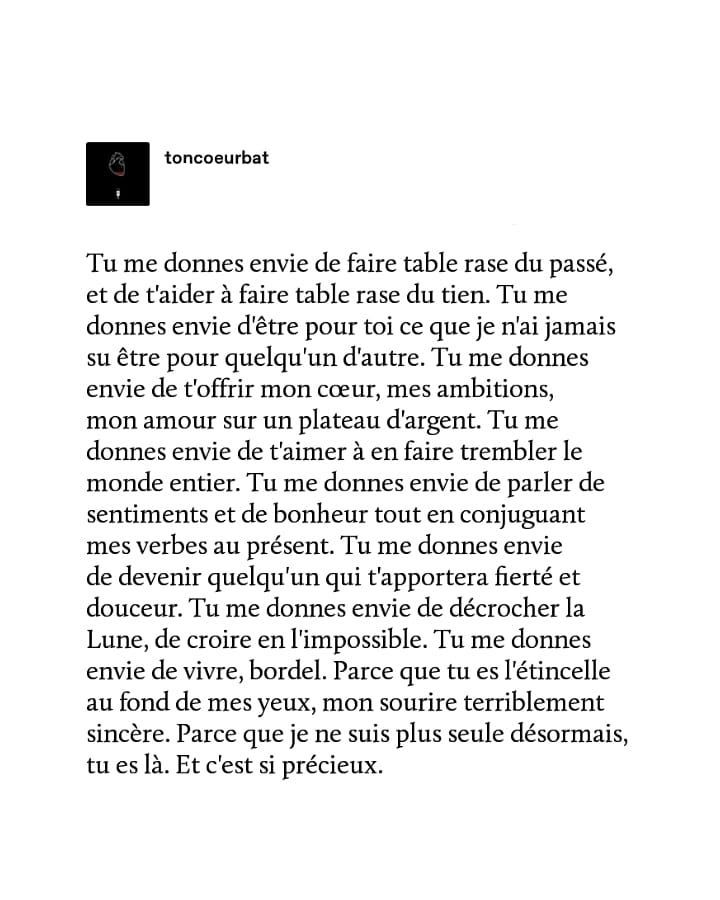
#> input picture image/image1.jpg, 720 x 900 px; its folder holds only this picture in this run
$ python main.py
#> lines starting #> are read from the running program, lines starting #| are printed output that depends on the picture; after the words box and inside, x2 and y2 are one past the last pixel; in counts of white or black regions, pixels touching at a corner belong together
import os
import csv
from PIL import Image, ImageEnhance, ImageFilter
import pytesseract
import matplotlib.pyplot as plt
import re

# --- Config Tesseract ---
pytesseract.pytesseract.tesseract_cmd = "C:\\Program Files\\Tesseract-OCR\\tesseract.exe"
os.environ['TESSDATA_PREFIX'] = "C:\\Program Files\\Tesseract-OCR\\tessdata"

# --- Fonction pour afficher une image ---
def show_image(img, title="Image"):
    plt.figure(figsize=(8,6))
    plt.imshow(img, cmap='gray')
    plt.title(title)
    plt.axis('off')
    plt.show()

# --- Fonction de correction simple du texte OCR ---
def correction_texte(texte):
    # Remplacements fréquents
    corrections = {
        '0': 'O',
        '1': 'l',
        '5': 'S',
        '6': 'G',
        '8': 'B',
        '+': 't',
        '@': 'a',
    }
    for k, v in corrections.items():
        texte = texte.replace(k, v)
    # Nettoyage général
    texte = re.sub(r'[^\x00-\x7F\u00C0-\u017F\s\.,;:!?-]', '', texte)
    texte = re.sub(r'\s+', ' ', texte).strip()
    return texte

# --- Fonction OCR adaptative améliorée ---
def ocr_adaptatif(image_path, lang='fra+eng', afficher=False):
#> called with image_path = 'image/image1.jpg', lang = 'fra+eng', afficher = False
    original = Image.open(image_path)
#> original is the input picture: PIL image 720x900 RGB; mean R, G, B 237.5, 237.5, 237.5
    images_a_tester = [original]

    # Gris
    gray = original.convert('L')
    images_a_tester.append(gray)

    # Contraste
    enhancer = ImageEnhance.Contrast(gray)
    contrast = enhancer.enhance(2.0)
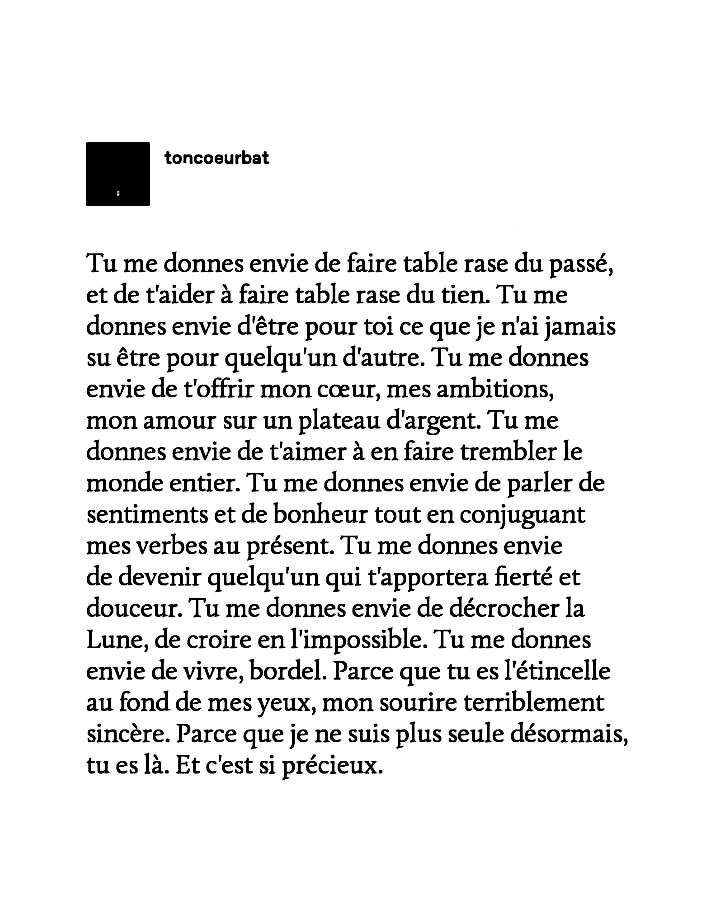
#> contrast: PIL image 720x900 L; min 0, max 255, mean 233.2
    images_a_tester.append(contrast)

    # Binarisation avec plusieurs seuils
    for seuil in [120, 140, 160]:
        binarized = contrast.point(lambda x: 0 if x < seuil else 255)
        images_a_tester.append(binarized)
#> this loop made 3 passes
#> pass 3, in ocr_adaptatif, `binarized = contrast.point(lambda x: 0 if x < seuil else 255)`:
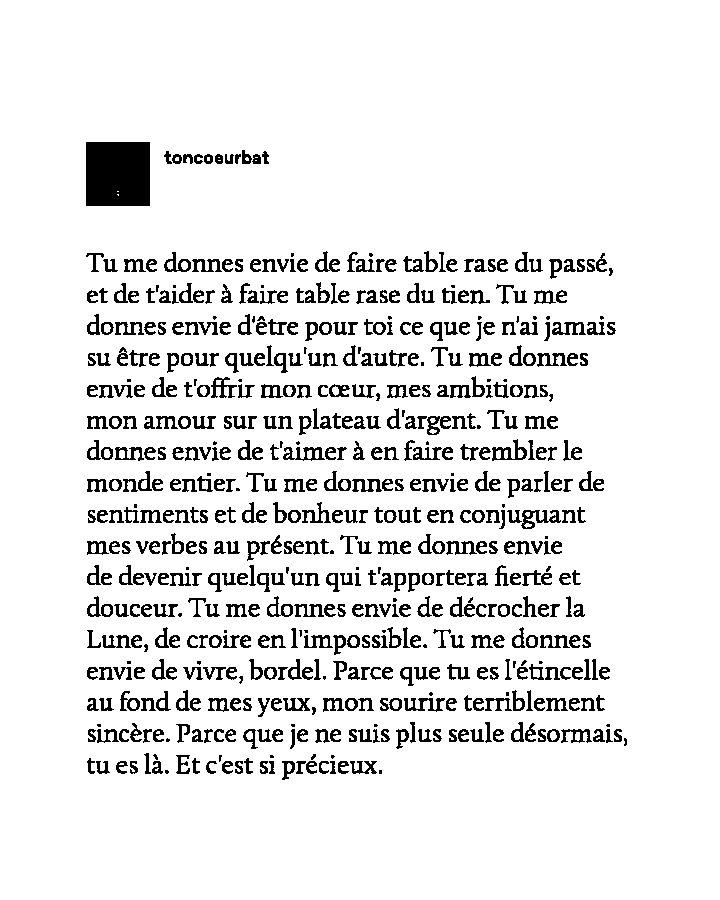
#> binarized: PIL image 720x900 L; 91.1% white; 626 black regions (69 under 20 px), largest, box (x1, y1, x2, y2) and area: (86, 142, 150, 206) 4091, (521, 510, 561, 529) 330, (492, 439, 527, 461) 289
#> after the loop, images_a_tester = 6 items

    # Redimensionner si trop petite
    for i in range(len(images_a_tester)):
        w, h = images_a_tester[i].size
        if w < 800:
            images_a_tester[i] = images_a_tester[i].resize((w*2, h*2))
#> this loop made 6 passes

    # Filtrage optionnel pour réduire le bruit
    for i in range(len(images_a_tester)):
        img = images_a_tester[i]
        if img.mode != 'L':
            img = img.convert('L')
        images_a_tester[i] = img.filter(ImageFilter.MedianFilter(3))

    # Tester et choisir le meilleur texte
    meilleur_texte = ""
    image_finale = original
    for img in images_a_tester:
        try:
            texte = pytesseract.image_to_string(img, lang=lang, config='--oem 3 --psm 6').strip()
            texte = correction_texte(texte)
            if texte and len(texte) > len(meilleur_texte):
                meilleur_texte = texte
                image_finale = img
        except:
            continue
#> this loop made 1 pass
#> after the loop, meilleur_texte = ''

    if afficher:
        show_image(image_finale, f"OCR: {os.path.basename(image_path)}")

    return meilleur_texte, image_finale

# --- Parcourir dossier d’images ---
dossier_images = 'image/'  # ton dossier
fichiers = [f for f in os.listdir(dossier_images) if f.lower().endswith(('.png', '.jpg', '.jpeg'))]

# --- CSV pour stocker résultats ---
csv_file = 'ocr_results_ameliore1.csv'
with open(csv_file, 'w', newline='', encoding='utf-8') as f:
    writer = csv.writer(f)
    writer.writerow(['Image', 'Texte_extrait'])

    for fichier in fichiers:
        chemin = os.path.join(dossier_images, fichier)
#> (the run stopped early here; a loop or call above may not have finished)

$ run again, on image/image5.png
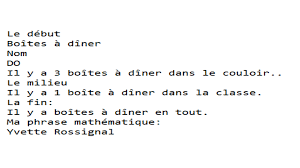
#> input picture image/image5.png, 300 x 168 px
#> in ocr_adaptatif, original is the input picture: PIL image 300x168 P; mean R, G, B 246.5, 246.5, 246.5
#> the loop in ocr_adaptatif, `for seuil in [120, 140, 160]:` made 3 passes
#> pass 1, in ocr_adaptatif, `binarized = contrast.point(lambda x: 0 if x < seuil else 255)`:
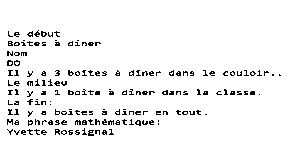
#> binarized: PIL image 300x168 L; 95.2% white; black in thin lines or dots, all inside (x1, y1, x2, y2) = (7, 30, 281, 136)
#> after the loop in ocr_adaptatif, `for seuil in [120, 140, 160]:`: images_a_tester = 6 items
#> the loop in ocr_adaptatif, `for i in range(len(images_a_tester)):` made 6 passes
#> after the loop in ocr_adaptatif, `for i in range(len(images_a_tester)):`:
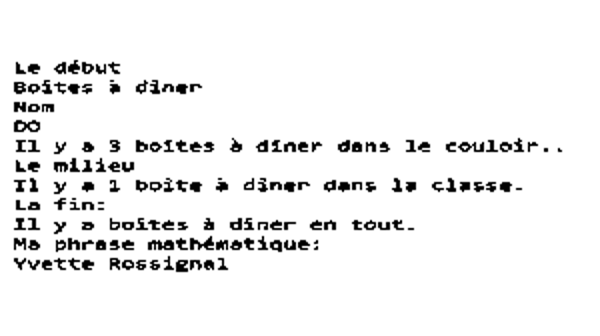
#> img: PIL image 600x336 L; min 0, max 255, mean 240.2
#> the loop in ocr_adaptatif, `for img in images_a_tester:` made 1 pass
#> after the loop in ocr_adaptatif, `for img in images_a_tester:`: meilleur_texte = ''

$ run again, on image/image2.png
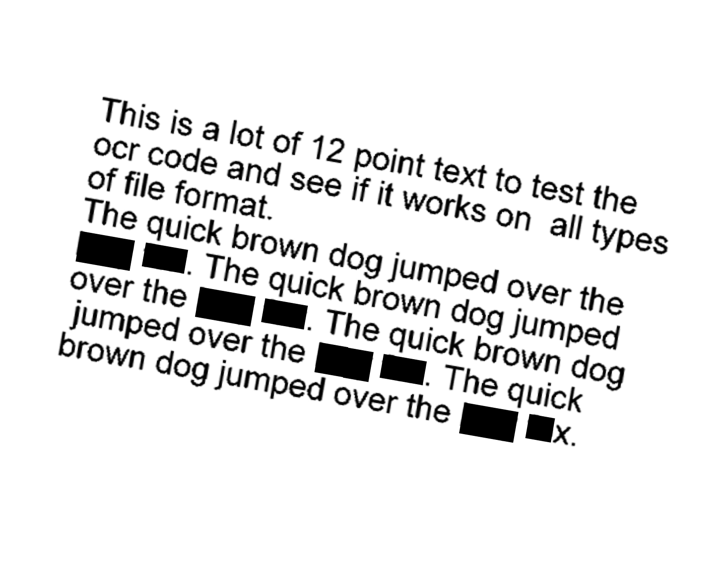
#> input picture image/image2.png, 714 x 584 px
#> in ocr_adaptatif, original is the input picture: PIL image 714x584 RGB; min 0, max 255, mean 232.7
#> the loop in ocr_adaptatif, `for seuil in [120, 140, 160]:` made 3 passes
#> pass 1, in ocr_adaptatif, `binarized = contrast.point(lambda x: 0 if x < seuil else 255)`:
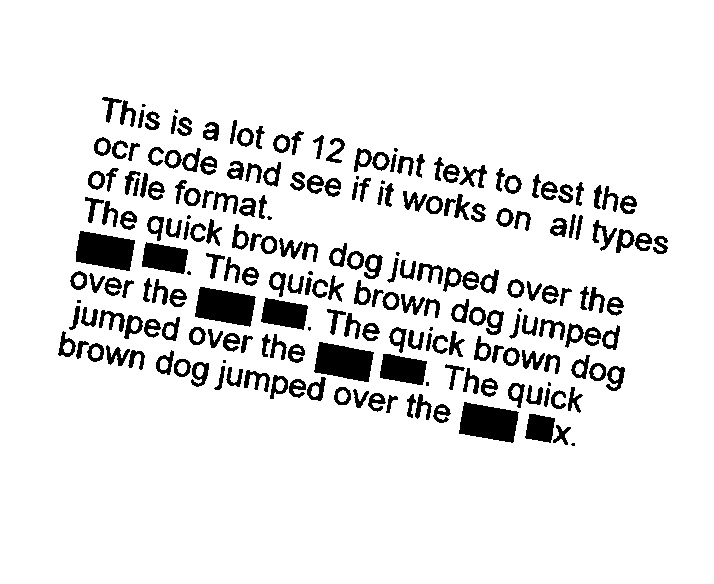
#> binarized: PIL image 714x584 L; 90% white; 217 black regions (18 under 20 px), largest, box (x1, y1, x2, y2) and area: (459, 402, 519, 443) 1760, (195, 287, 256, 327) 1743, (76, 231, 135, 271) 1738
#> pass 3, in ocr_adaptatif, `binarized = contrast.point(lambda x: 0 if x < seuil else 255)`:
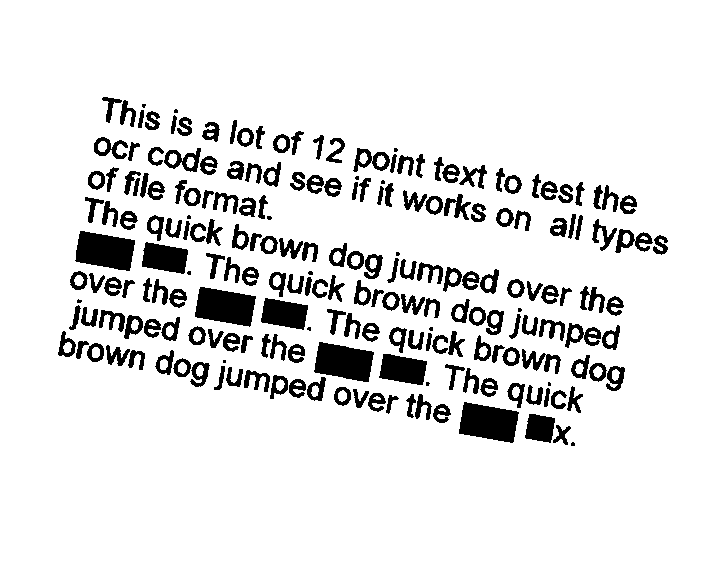
#> binarized: PIL image 714x584 L; 89.4% white; 208 black regions (18 under 20 px), largest, box (x1, y1, x2, y2) and area: (459, 402, 519, 443) 1775, (195, 287, 256, 327) 1759, (75, 231, 135, 271) 1758
#> after the loop in ocr_adaptatif, `for seuil in [120, 140, 160]:`: images_a_tester = 6 items
#> the loop in ocr_adaptatif, `for i in range(len(images_a_tester)):` made 6 passes
#> the loop in ocr_adaptatif, `for img in images_a_tester:` made 1 pass
#> after the loop in ocr_adaptatif, `for img in images_a_tester:`: meilleur_texte = ''
